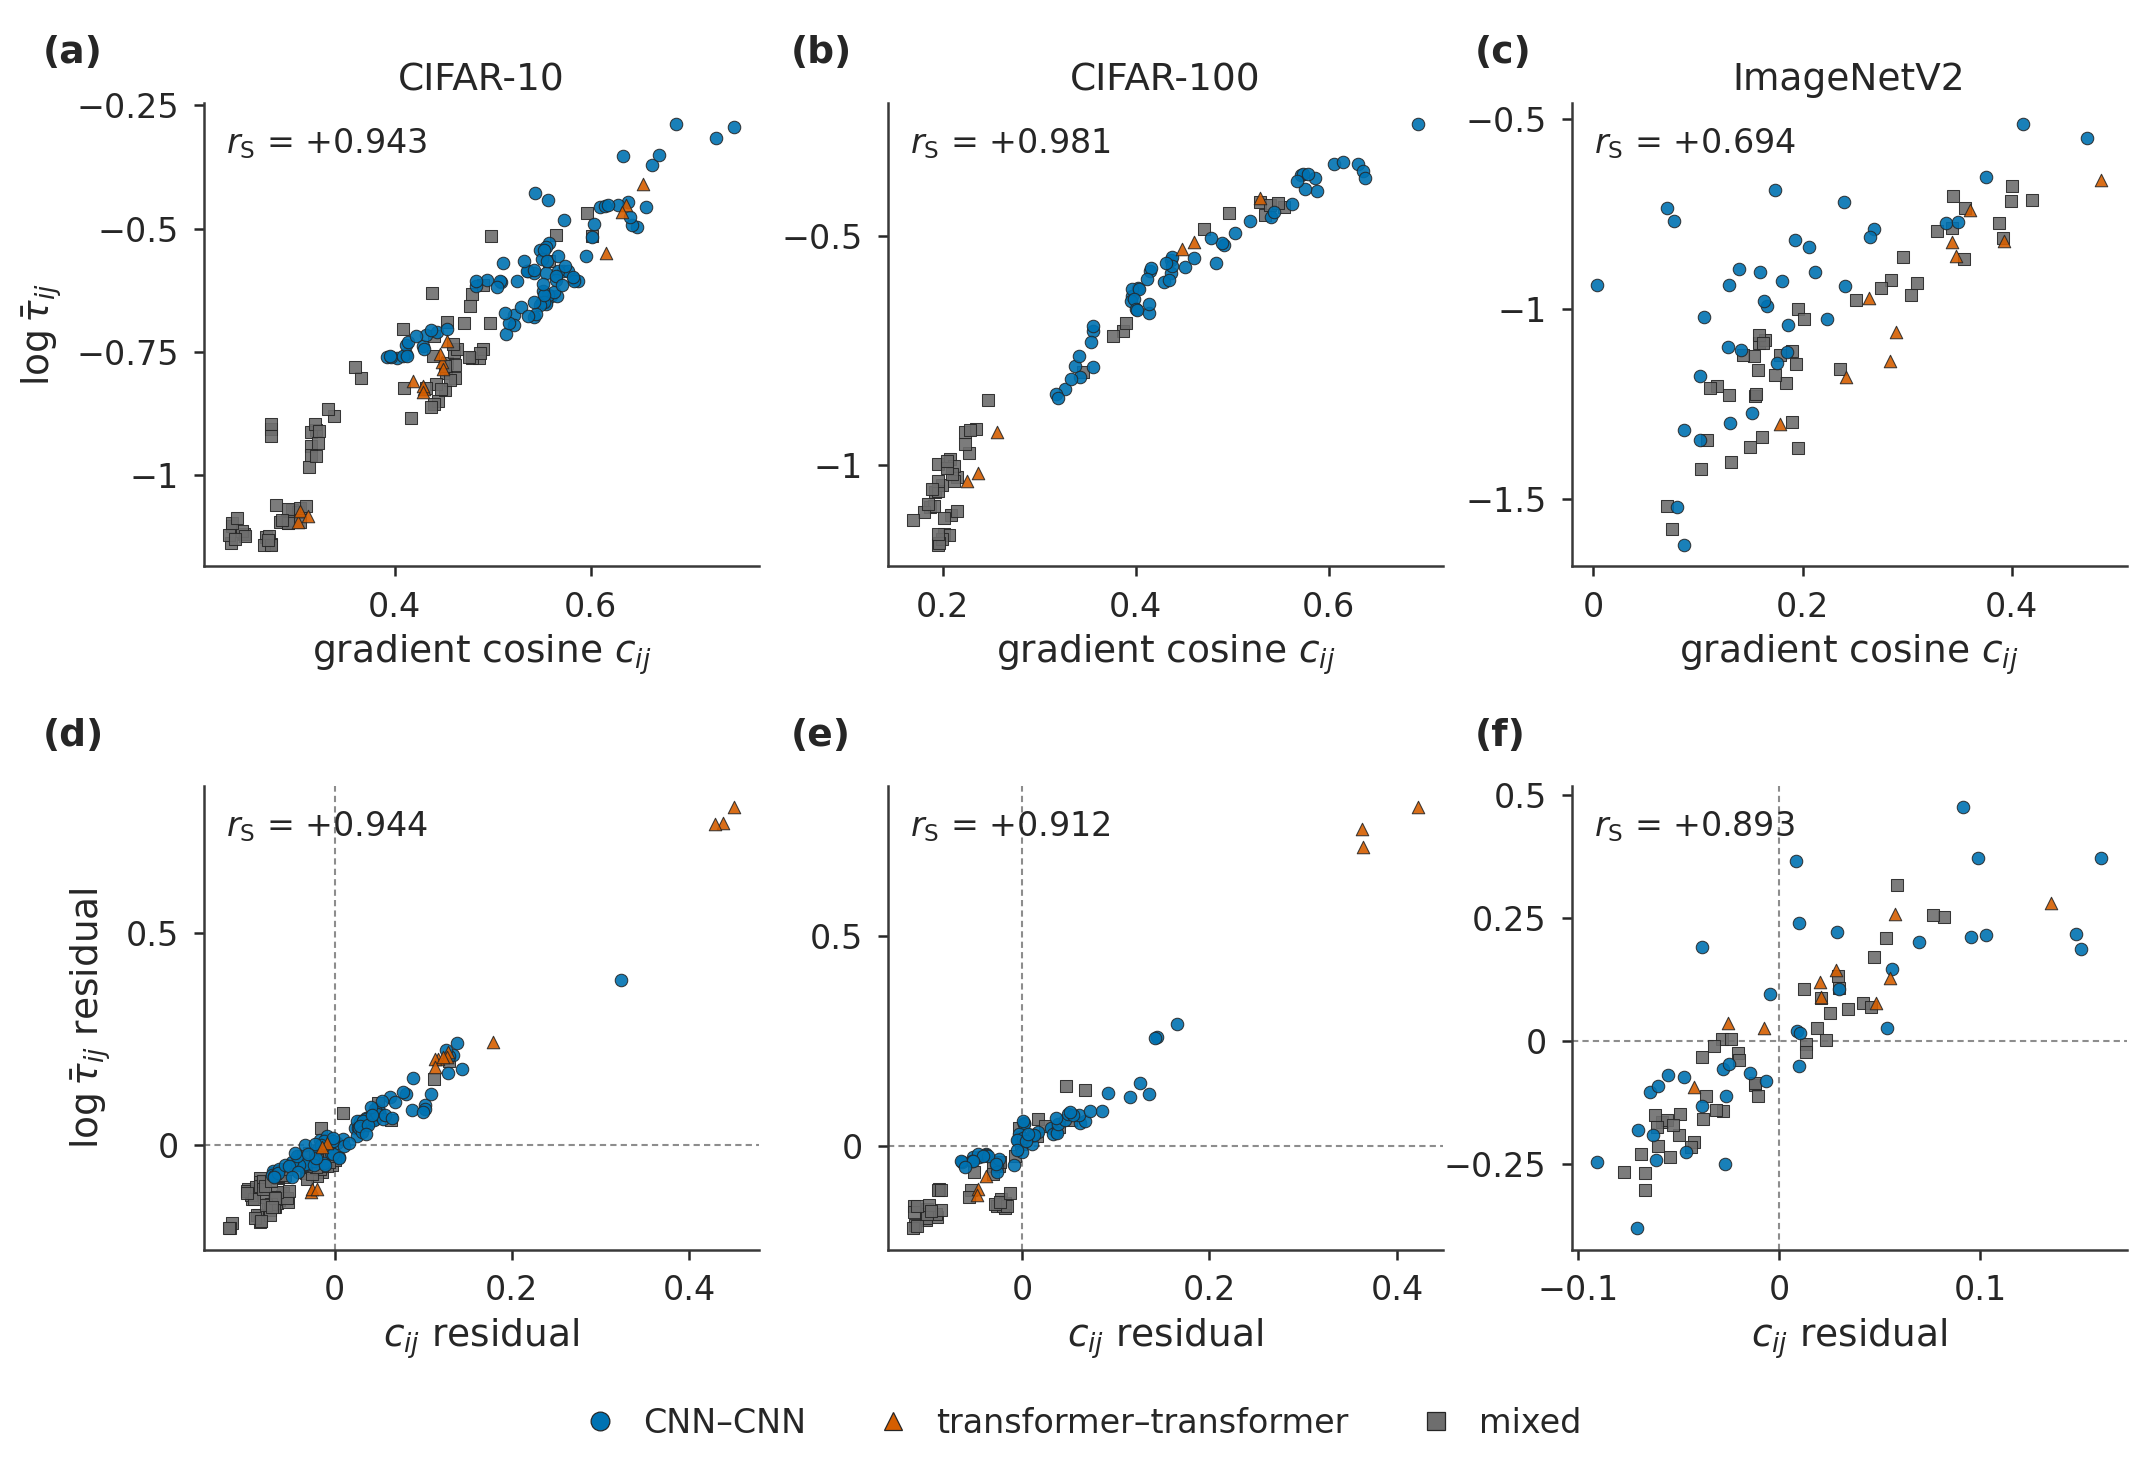

Generate this figure with Python:
#!/usr/bin/env python3
"""Input-gradient cosine c_ij against pairwise symmetric similarity log tau_ij (brief 12, section 6.6).

Double column (7.16 in), 2 x 3 panels. Columns: CIFAR-10, CIFAR-100, ImageNetV2. Top row: raw c_ij
against raw log tau_ij for every unordered model pair. Bottom row: the same pairs after additive
model main effects (X_ij = mu + a_i + a_j + e_ij, least squares over unordered pairs, ek on kayit
section 6.2) are removed from both matrices. Colour and marker encode the pair type from the
frozen cell tables' 'aile' field (CNN-CNN, transformer-transformer, mixed; transformer = any family
other than CNN). The Spearman correlation printed in each panel is the frozen value (sinamalar.ham /
sinamalar.ana_etki_artik.istatistik); the script recomputes both and requires agreement within
1e-3 with the reference sheet (lines 1970-1975) and within 1e-9 with the JSON before drawing.

Inputs (quarantine-safe): results/q1/konsey_b10_gradyan/mantel_{cifar10,cifar100,imagenetv2}.json
(c_matrisi, log_tau_matrisi, modeller_ortak, sinamalar.{ham, ana_etki_artik}.{K, istatistik}),
raporlar/konsey_2026-10-29/hucre_tablosu{,_b9,_b8}.json (modeller.<m>.aile).

    docker exec -w /workspace adeb_eval python -B paper/figures/konsey/fig_gradient_alignment.py
"""
import argparse
import sys
from pathlib import Path

sys.path.insert(0, str(Path(__file__).resolve().parent))
import konsey_ortak as K  # noqa: E402
import matplotlib.pyplot as plt  # noqa: E402
import numpy as np  # noqa: E402
from matplotlib.lines import Line2D  # noqa: E402
from scipy import stats  # noqa: E402

SCRIPT_REL = "paper/figures/konsey/fig_gradient_alignment.py"
SETS = [  # key, mantel json, cell table, title, foy lines (ham, ana_etki_artik), c summary line
    ("cifar10", "results/q1/konsey_b10_gradyan/mantel_cifar10.json", "raporlar/konsey_2026-10-29/hucre_tablosu.json",
     "CIFAR-10", (1970, 1971), 2009),
    ("cifar100", "results/q1/konsey_b10_gradyan/mantel_cifar100.json", "raporlar/konsey_2026-10-29/hucre_tablosu_b9.json",
     "CIFAR-100", (1972, 1973), 2010),
    ("imagenetv2", "results/q1/konsey_b10_gradyan/mantel_imagenetv2.json", "raporlar/konsey_2026-10-29/hucre_tablosu_b8.json",
     "ImageNetV2", (1974, 1975), 2011),
]
TYPES = [("CNN-CNN", "CNN–CNN", K.COL["r224"], "o"), ("T-T", "transformer–transformer", K.COL["vit"], "^"),
         ("mixed", "mixed", K.MUTE, "s")]


def ana_etki_artik(A):
    """Same additive main-effect residual as experiments/q1_ek_gradyan_kosinus.py (ek on kayit 6.2)."""
    n = A.shape[0]
    i, j = np.triu_indices(n, 1)
    X = np.zeros((len(i), n + 1))
    X[:, 0] = 1.0
    X[np.arange(len(i)), 1 + i] = 1.0
    X[np.arange(len(i)), 1 + j] = 1.0
    y = A[i, j]
    beta, *_ = np.linalg.lstsq(X, y, rcond=None)
    return y - X @ beta


def spearman(a, b):
    return float(stats.spearmanr(a, b).statistic)


def main():
    ap = argparse.ArgumentParser(description=__doc__.splitlines()[0])
    ap.add_argument("--name", default="fig_gradient_alignment")
    ap.add_argument("--width-in", type=float, default=K.DOUBLE_IN)
    ap.add_argument("--height-in", type=float, default=4.9)
    ap.add_argument("--dpi", type=int, default=300)
    ap.add_argument("--seed", type=int, default=0, help="no randomness; kept for the log")
    args = ap.parse_args()

    foy = K.Foy()
    data, okunan, inputs = {}, {}, []
    for key, mp, hp, title, (lh, lr), lc in SETS:
        Mj, Hj = K.load_json(mp), K.load_json(hp)
        inputs += [mp, hp]
        okunan[mp] = ["c_matrisi", "log_tau_matrisi", "modeller_ortak", "dislanan",
                      "sinamalar.{ham, ana_etki_artik}.{K, cift_sayisi, istatistik}"]
        okunan[hp] = ["modeller.<m>.aile"]
        mods = list(K.dig(Mj, "modeller_ortak"))
        if K.dig(Mj, "dislanan"):
            K.fail(f"{key}: excluded models present")
        C = np.array(K.dig(Mj, "c_matrisi"), float)
        T = np.array(K.dig(Mj, "log_tau_matrisi"), float)
        HT = K.dig(Hj, "modeller")
        n = len(mods)
        if C.shape != (n, n) or T.shape != (n, n) or set(mods) != set(HT):
            K.fail(f"{key}: matrix shape or model set mismatch")
        foy.esit(f"{key}: max |C - C^T|", float(np.abs(C - C.T).max()), 0.0, 0.0, "c matrix symmetric")
        i, j = np.triu_indices(n, 1)
        c, t = C[i, j], T[i, j]
        if not (np.all(np.isfinite(c)) and np.all(np.isfinite(t))):
            K.fail(f"{key}: non-finite entries")
        cr, tr = ana_etki_artik(C), ana_etki_artik(T)
        rs_h, rs_r = spearman(c, t), spearman(cr, tr)
        S = K.dig(Mj, "sinamalar")
        foy.esit(f"{key}: recomputed raw Spearman == JSON", rs_h, S["ham"]["istatistik"], 1e-9, "raw Mantel statistic")
        foy.esit(f"{key}: recomputed residual Spearman == JSON", rs_r, S["ana_etki_artik"]["istatistik"], 1e-9,
                 "main-effect residual Mantel statistic")
        foy.kontrol(f"{key}: raw r_S (recomputed, 1e-3)", rs_h, lh, f"| {key} | ham |", 3, tol=1e-3)
        foy.kontrol(f"{key}: residual r_S (recomputed, 1e-3)", rs_r, lr, f"| {key} | ana_etki_artik |", 3, tol=1e-3)
        foy.kontrol(f"{key}: K", n, lh, f"| {key} | ham |", 0)
        foy.kontrol(f"{key}: pairs", len(c), lh, f"| {key} | ham |", 0)
        foy.esit(f"{key}: pairs == JSON cift_sayisi", len(c), S["ham"]["cift_sayisi"], 0, "pair count")
        # pair types from the cell tables' family field; check means and counts against foy
        fam = [("CNN" if HT[m]["aile"] == "CNN" else "T") for m in mods]
        typ = np.array(["CNN-CNN" if fam[a] == fam[b] == "CNN" else ("T-T" if fam[a] == fam[b] == "T" else "mixed")
                        for a, b in zip(i, j)])
        for tk, _, _, _ in TYPES:
            sel = typ == tk
            foy.kontrol(f"{key}: mean c {tk}", float(c[sel].mean()), lc, f"| {key} |", 3)
            foy.kontrol(f"{key}: n {tk}", int(sel.sum()), lc, f"| {key} |", 0)
        foy.kontrol(f"{key}: mean c all", float(c.mean()), lc, f"| {key} |", 3)
        data[key] = {"title": title, "c": c, "t": t, "cr": cr, "tr": tr, "typ": typ, "rs_h": S["ham"]["istatistik"],
                     "rs_r": S["ana_etki_artik"]["istatistik"], "n": n}
    foy.metin("p at floor in 6/6", "Tek yonlu p'si p tabanina esit olan sinama: 6/6", 1977, "p tabanina esit")
    foy_sonuc = foy.bitir()

    # ---- figure ----
    K.style(args.seed)
    W, H = args.width_in, args.height_in
    fig = plt.figure(figsize=(W, H))
    fig.patch.set_facecolor("white")
    left, right, gapx = 0.095, 0.99, 0.06
    pw = (right - left - 2 * gapx) / 3
    rows = [(0.615, 0.315), (0.15, 0.315)]  # (bottom, height)
    axs = [[fig.add_axes([left + k * (pw + gapx), b, pw, h]) for k in range(3)] for b, h in rows]
    cizilen = {}

    def f3(v):
        return f"{v:+.3f}".replace("-", "−")
    for k, (key, d) in enumerate(data.items()):
        for r, (xs, ys, rs, tag) in enumerate(((d["c"], d["t"], d["rs_h"], "raw"), (d["cr"], d["tr"], d["rs_r"], "residual"))):
            ax = axs[r][k]
            for tk, lab, col, mk in TYPES:
                sel = d["typ"] == tk
                ax.scatter(xs[sel], ys[sel], s=9, marker=mk, facecolor=col, edgecolor=K.INK, linewidth=0.25,
                           alpha=0.9, zorder=3 if tk != "mixed" else 2)
            if r == 1:
                ax.axhline(0, color=K.ZERO, lw=0.5, ls=(0, (3, 2)), zorder=1)
                ax.axvline(0, color=K.ZERO, lw=0.5, ls=(0, (3, 2)), zorder=1)
            ax.text(0.04 if r == 0 else 0.04, 0.95, r"$r_{\mathrm{S}}$ = " + f3(rs), transform=ax.transAxes,
                    ha="left", va="top", fontsize=8)
            for sp in ("top", "right"):
                ax.spines[sp].set_visible(False)
            ax.locator_params(axis="both", nbins=4)
            cizilen.setdefault(key, {})[tag] = {"r_S_gosterilen": rs, "nokta_sayisi": int(len(xs)),
                                                "x_aralik": [float(xs.min()), float(xs.max())],
                                                "y_aralik": [float(ys.min()), float(ys.max())]}
        axs[0][k].set_title(d["title"], fontsize=9, pad=3)
        axs[0][k].set_xlabel(r"gradient cosine $c_{ij}$", labelpad=2)
        axs[1][k].set_xlabel(r"$c_{ij}$ residual", labelpad=2)
        cizilen[key]["cift_turu_sayilari"] = {tk: int((d["typ"] == tk).sum()) for tk, _, _, _ in TYPES}
    axs[0][0].set_ylabel(r"$\log\bar\tau_{ij}$", labelpad=3)
    axs[1][0].set_ylabel(r"$\log\bar\tau_{ij}$ residual", labelpad=3)
    fig.align_ylabels([axs[0][0], axs[1][0]])
    for ax in [a for row in axs for a in row]:
        ax.xaxis.set_major_formatter(plt.FuncFormatter(lambda v, _: f"{v:g}".replace("-", "−")))
        ax.yaxis.set_major_formatter(plt.FuncFormatter(lambda v, _: f"{v:g}".replace("-", "−")))
    labs = iter("abcdef")
    for row in axs:
        for ax in row:
            bb = ax.get_position()
            K.panel_label(fig, bb.x0 - (0.075 if ax in (axs[0][0], axs[1][0]) else 0.045), bb.y1 + 0.022,
                          f"({next(labs)})", va="bottom")
    handles = [Line2D([], [], ls="none", marker=mk, ms=4.5, mfc=col, mec=K.INK, mew=0.3, label=lab)
               for _, lab, col, mk in TYPES]
    fig.legend(handles=handles, loc="lower center", bbox_to_anchor=(0.5, 0.0), ncol=3, frameon=False,
               handletextpad=0.3, columnspacing=1.6)

    min_pt = K.layout_checks(fig)
    R = fig.canvas.get_renderer()
    leg = fig.legends[0].get_window_extent(R)
    for ax in [a for row in axs for a in row]:
        if leg.overlaps(ax.get_tightbbox(R)):
            K.fail("legend overlaps an axes")
    out = K.OUTDIR
    pdf, png, moved = K.save(fig, out, args.name, args.dpi)
    kp = K.write_kanit(out, args.name, SCRIPT_REL, sys.argv[1:], inputs, (W, H), args.dpi, min_pt, okunan, cizilen,
                       foy_sonuc,
                       ["raw and main-effect-residual Spearman recomputed == JSON (1e-9) and == foy 1970-1975 (1e-3)",
                        "K and pair counts vs foy and JSON",
                        "pair-type c means and counts (CNN-CNN, transformer-transformer, mixed) vs foy 2009-2011: "
                        "confirms the family assignment used for colours",
                        "permutation p at floor in 6/6 vs foy 1977 (not drawn, caption refers to the table)",
                        "no text overlap, all text inside, >= 8 pt, legend clear of axes, no Type 3 font"],
                       ["Bottom-row residuals use the same least-squares additive model as the frozen gradient script; "
                        "they are drawn only because the recomputed statistic matches.",
                        "Pairs are drawn once (upper triangle). No jitter, no randomness."],
                       moved)
    print(f"written: {pdf}\nwritten: {png}\nwritten: {kp}")
    print(f"foy comparisons {foy_sonuc['karsilastirma_sayisi']}, all matched; min font {min_pt}")


if __name__ == "__main__":
    main()
